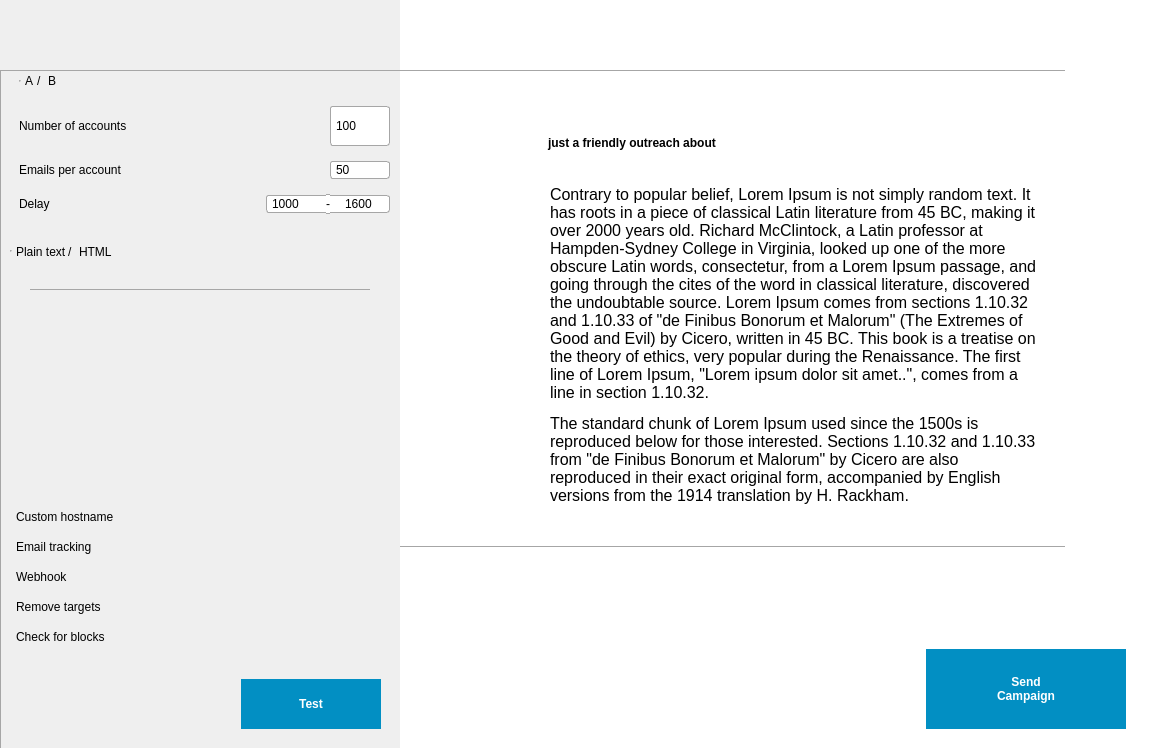
<?xml version="1.0" encoding="UTF-8"?>
<ui version="4.0">
 <class>CampaignScreen</class>
 <widget class="QWidget" name="CampaignScreen">
  <property name="geometry">
   <rect>
    <x>0</x>
    <y>0</y>
    <width>1176</width>
    <height>748</height>
   </rect>
  </property>
  <property name="windowTitle">
   <string>Form</string>
  </property>
  <property name="styleSheet">
   <string notr="true">QScrollBar::vertical
{
  background-color: transparent;
  border: none;
  width:16px;
   padding-top:15px;
}
QScrollBar::handle:vertical
{
  background-color: gray;
  border-radius: 3px;
  min-width: 12px;
  min-height: 16px;
  margin:5px;
}
QScrollBar::add-line:vertical
{
  height:0px;
  subcontrol-position: bottom;
}


QScrollBar::sub-line:vertical
{
  height: 0px;
  subcontrol-position: top;
}
QScrollBar::horizontal
{
  background-color: transparent;
  border: none;
  height:16px;
}
QScrollBar::handle:horizontal
{
  background-color: gray;
  border-radius: 3px;
  min-width: 12px;
  min-height: 16px;
  margin:5px;
}
QScrollBar::add-line:horizontal {
height: 0px;
}

QScrollBar::sub-line:horizontal {
height: 0px;
}

QScrollBar::add-page:horizontal, QScrollBar::sub-page:horizontal {
height: 0px;
}
QAbstractScrollArea::corner {
    background: transparent;
}</string>
  </property>
  <layout class="QHBoxLayout" name="horizontalLayout_11" stretch="0,3">
   <property name="spacing">
    <number>0</number>
   </property>
   <property name="leftMargin">
    <number>0</number>
   </property>
   <property name="topMargin">
    <number>0</number>
   </property>
   <property name="rightMargin">
    <number>0</number>
   </property>
   <property name="bottomMargin">
    <number>0</number>
   </property>
   <item>
    <widget class="QFrame" name="control_frame_wraper">
     <property name="minimumSize">
      <size>
       <width>400</width>
       <height>0</height>
      </size>
     </property>
     <property name="styleSheet">
      <string notr="true">#control_frame
{
border-width:1px;
border-style:solid;
border-left-color: #a6a6a6;
border-top-color: #a6a6a6;
border-right-color: transparent;
border-bottom-color: transparent;
}
QWidget
{
   background-color:transparent;
   color:black;
   border:none;
}
QLabel
{
	font: 18pt &quot;Raleway&quot;;
}
QSpinBox, QLineEdit
{
     font: 18pt &quot;Raleway&quot;;
     background-color: rgb(255, 255, 255);
     border:1px solid #a6a6a6;
     border-radius:3px;
    padding-left:3px;
}
QRadioButton::indicator, QCheckBox::indicator {
    width: 0px;
    height: 0px;
}
</string>
     </property>
     <property name="frameShape">
      <enum>QFrame::StyledPanel</enum>
     </property>
     <property name="frameShadow">
      <enum>QFrame::Raised</enum>
     </property>
     <layout class="QGridLayout" name="gridLayout_2">
      <property name="leftMargin">
       <number>0</number>
      </property>
      <property name="topMargin">
       <number>70</number>
      </property>
      <property name="rightMargin">
       <number>0</number>
      </property>
      <property name="bottomMargin">
       <number>0</number>
      </property>
      <property name="spacing">
       <number>0</number>
      </property>
      <item row="0" column="0">
       <widget class="QFrame" name="control_frame">
        <property name="styleSheet">
         <string notr="true"/>
        </property>
        <property name="frameShape">
         <enum>QFrame::NoFrame</enum>
        </property>
        <property name="frameShadow">
         <enum>QFrame::Raised</enum>
        </property>
        <layout class="QVBoxLayout" name="verticalLayout_3">
         <property name="spacing">
          <number>15</number>
         </property>
         <property name="topMargin">
          <number>0</number>
         </property>
         <item>
          <widget class="QFrame" name="ab_frame">
           <property name="styleSheet">
            <string notr="true"/>
           </property>
           <property name="frameShape">
            <enum>QFrame::NoFrame</enum>
           </property>
           <property name="frameShadow">
            <enum>QFrame::Raised</enum>
           </property>
           <layout class="QHBoxLayout" name="horizontalLayout_2">
            <property name="spacing">
             <number>0</number>
            </property>
            <property name="leftMargin">
             <number>9</number>
            </property>
            <property name="topMargin">
             <number>0</number>
            </property>
            <property name="rightMargin">
             <number>0</number>
            </property>
            <property name="bottomMargin">
             <number>0</number>
            </property>
            <item>
             <widget class="QRadioButton" name="a_radio_opt">
              <property name="sizePolicy">
               <sizepolicy hsizetype="Minimum" vsizetype="Preferred">
                <horstretch>0</horstretch>
                <verstretch>0</verstretch>
               </sizepolicy>
              </property>
              <property name="styleSheet">
               <string notr="true"/>
              </property>
              <property name="text">
               <string>A </string>
              </property>
              <property name="checked">
               <bool>true</bool>
              </property>
             </widget>
            </item>
            <item>
             <widget class="QLabel" name="label">
              <property name="sizePolicy">
               <sizepolicy hsizetype="Fixed" vsizetype="Preferred">
                <horstretch>0</horstretch>
                <verstretch>0</verstretch>
               </sizepolicy>
              </property>
              <property name="styleSheet">
               <string notr="true">font: 34pt &quot;Montserrat&quot;;</string>
              </property>
              <property name="text">
               <string>/</string>
              </property>
             </widget>
            </item>
            <item>
             <widget class="QRadioButton" name="b_radio_opt">
              <property name="sizePolicy">
               <sizepolicy hsizetype="Fixed" vsizetype="Fixed">
                <horstretch>0</horstretch>
                <verstretch>0</verstretch>
               </sizepolicy>
              </property>
              <property name="styleSheet">
               <string notr="true"/>
              </property>
              <property name="text">
               <string>B</string>
              </property>
             </widget>
            </item>
            <item>
             <spacer name="horizontalSpacer_2">
              <property name="orientation">
               <enum>Qt::Horizontal</enum>
              </property>
              <property name="sizeHint" stdset="0">
               <size>
                <width>40</width>
                <height>20</height>
               </size>
              </property>
             </spacer>
            </item>
           </layout>
          </widget>
         </item>
         <item>
          <layout class="QVBoxLayout" name="verticalLayout">
           <property name="spacing">
            <number>15</number>
           </property>
           <property name="leftMargin">
            <number>9</number>
           </property>
           <item>
            <layout class="QGridLayout" name="gridLayout" columnstretch="1,0">
             <property name="horizontalSpacing">
              <number>0</number>
             </property>
             <property name="verticalSpacing">
              <number>15</number>
             </property>
             <item row="0" column="0">
              <widget class="QLabel" name="label_2">
               <property name="text">
                <string>Number of accounts</string>
               </property>
              </widget>
             </item>
             <item row="0" column="1">
              <widget class="QSpinBox" name="number_of_accounts_spin">
               <property name="sizePolicy">
                <sizepolicy hsizetype="Expanding" vsizetype="Fixed">
                 <horstretch>0</horstretch>
                 <verstretch>0</verstretch>
                </sizepolicy>
               </property>
               <property name="minimumSize">
                <size>
                 <width>60</width>
                 <height>40</height>
                </size>
               </property>
               <property name="maximumSize">
                <size>
                 <width>60</width>
                 <height>16777215</height>
                </size>
               </property>
               <property name="frame">
                <bool>false</bool>
               </property>
               <property name="buttonSymbols">
                <enum>QAbstractSpinBox::NoButtons</enum>
               </property>
               <property name="minimum">
                <number>100</number>
               </property>
               <property name="maximum">
                <number>1000</number>
               </property>
              </widget>
             </item>
             <item row="1" column="0">
              <widget class="QLabel" name="label_3">
               <property name="text">
                <string>Emails per account</string>
               </property>
              </widget>
             </item>
             <item row="1" column="1">
              <widget class="QSpinBox" name="emails_per_account_spin">
               <property name="sizePolicy">
                <sizepolicy hsizetype="Fixed" vsizetype="Fixed">
                 <horstretch>0</horstretch>
                 <verstretch>0</verstretch>
                </sizepolicy>
               </property>
               <property name="minimumSize">
                <size>
                 <width>60</width>
                 <height>0</height>
                </size>
               </property>
               <property name="maximumSize">
                <size>
                 <width>60</width>
                 <height>16777215</height>
                </size>
               </property>
               <property name="frame">
                <bool>false</bool>
               </property>
               <property name="alignment">
                <set>Qt::AlignLeading|Qt::AlignLeft|Qt::AlignVCenter</set>
               </property>
               <property name="buttonSymbols">
                <enum>QAbstractSpinBox::NoButtons</enum>
               </property>
               <property name="minimum">
                <number>1</number>
               </property>
               <property name="maximum">
                <number>1000</number>
               </property>
               <property name="value">
                <number>50</number>
               </property>
              </widget>
             </item>
            </layout>
           </item>
           <item>
            <layout class="QHBoxLayout" name="horizontalLayout_4" stretch="1,0,0,0,0">
             <property name="spacing">
              <number>0</number>
             </property>
             <item>
              <widget class="QLabel" name="label_4">
               <property name="text">
                <string>Delay</string>
               </property>
              </widget>
             </item>
             <item>
              <spacer name="horizontalSpacer_3">
               <property name="orientation">
                <enum>Qt::Horizontal</enum>
               </property>
               <property name="sizeHint" stdset="0">
                <size>
                 <width>40</width>
                 <height>20</height>
                </size>
               </property>
              </spacer>
             </item>
             <item>
              <widget class="QLineEdit" name="delay_from">
               <property name="minimumSize">
                <size>
                 <width>60</width>
                 <height>0</height>
                </size>
               </property>
               <property name="maximumSize">
                <size>
                 <width>60</width>
                 <height>16777215</height>
                </size>
               </property>
               <property name="styleSheet">
                <string notr="true">border-right-color: rgb(255, 255, 255);
border-top-right-radius: 0px;
border-right-width:0px;
border-bottom-right-radius: 0px;
</string>
               </property>
               <property name="text">
                <string>1000</string>
               </property>
               <property name="maxLength">
                <number>4</number>
               </property>
              </widget>
             </item>
             <item>
              <widget class="QLabel" name="label_6">
               <property name="maximumSize">
                <size>
                 <width>15</width>
                 <height>16777215</height>
                </size>
               </property>
               <property name="styleSheet">
                <string notr="true">background-color: rgb(255, 255, 255);
border:1px solid #a6a6a6;
border-left-width:0px;
border-right-width:0px;</string>
               </property>
               <property name="text">
                <string>-</string>
               </property>
               <property name="alignment">
                <set>Qt::AlignCenter</set>
               </property>
              </widget>
             </item>
             <item>
              <widget class="QLineEdit" name="delay_to">
               <property name="sizePolicy">
                <sizepolicy hsizetype="Fixed" vsizetype="Fixed">
                 <horstretch>0</horstretch>
                 <verstretch>0</verstretch>
                </sizepolicy>
               </property>
               <property name="minimumSize">
                <size>
                 <width>60</width>
                 <height>0</height>
                </size>
               </property>
               <property name="maximumSize">
                <size>
                 <width>60</width>
                 <height>16777215</height>
                </size>
               </property>
               <property name="styleSheet">
                <string notr="true">border-left-width:0px;
border-top-left-radius: 0px;
border-bottom-left-radius: 0px;
padding-left:0px;


</string>
               </property>
               <property name="text">
                <string>1600</string>
               </property>
               <property name="maxLength">
                <number>4</number>
               </property>
               <property name="alignment">
                <set>Qt::AlignCenter</set>
               </property>
              </widget>
             </item>
            </layout>
           </item>
          </layout>
         </item>
         <item>
          <widget class="QFrame" name="ab_frame_2">
           <property name="styleSheet">
            <string notr="true">QRadioButton::indicator {
    width: 0px;
    height: 0px;
}</string>
           </property>
           <property name="frameShape">
            <enum>QFrame::NoFrame</enum>
           </property>
           <property name="frameShadow">
            <enum>QFrame::Raised</enum>
           </property>
           <layout class="QHBoxLayout" name="horizontalLayout_3">
            <property name="spacing">
             <number>0</number>
            </property>
            <property name="leftMargin">
             <number>0</number>
            </property>
            <property name="topMargin">
             <number>0</number>
            </property>
            <property name="rightMargin">
             <number>0</number>
            </property>
            <property name="bottomMargin">
             <number>0</number>
            </property>
            <item>
             <widget class="QRadioButton" name="plain_opt">
              <property name="sizePolicy">
               <sizepolicy hsizetype="Minimum" vsizetype="Preferred">
                <horstretch>0</horstretch>
                <verstretch>0</verstretch>
               </sizepolicy>
              </property>
              <property name="styleSheet">
               <string notr="true"/>
              </property>
              <property name="text">
               <string>Plain text</string>
              </property>
              <property name="checked">
               <bool>true</bool>
              </property>
             </widget>
            </item>
            <item>
             <widget class="QLabel" name="label_5">
              <property name="sizePolicy">
               <sizepolicy hsizetype="Fixed" vsizetype="Preferred">
                <horstretch>0</horstretch>
                <verstretch>0</verstretch>
               </sizepolicy>
              </property>
              <property name="styleSheet">
               <string notr="true">font: 34pt &quot;Montserrat&quot;;</string>
              </property>
              <property name="text">
               <string>/</string>
              </property>
             </widget>
            </item>
            <item>
             <widget class="QRadioButton" name="html_opt">
              <property name="sizePolicy">
               <sizepolicy hsizetype="Fixed" vsizetype="Fixed">
                <horstretch>0</horstretch>
                <verstretch>0</verstretch>
               </sizepolicy>
              </property>
              <property name="styleSheet">
               <string notr="true"/>
              </property>
              <property name="text">
               <string>HTML</string>
              </property>
             </widget>
            </item>
            <item>
             <spacer name="horizontalSpacer_4">
              <property name="orientation">
               <enum>Qt::Horizontal</enum>
              </property>
              <property name="sizeHint" stdset="0">
               <size>
                <width>40</width>
                <height>20</height>
               </size>
              </property>
             </spacer>
            </item>
            <item>
             <widget class="QPushButton" name="eye_icon_btn">
              <property name="minimumSize">
               <size>
                <width>45</width>
                <height>45</height>
               </size>
              </property>
              <property name="styleSheet">
               <string notr="true">QPushButton
{
	image: url(:/icons/icons/eye_inactive.png);
}
QPushButton:checked
{
	
	image: url(:/icons/icons/eye-1.svg 2.png);
}
</string>
              </property>
              <property name="text">
               <string/>
              </property>
              <property name="iconSize">
               <size>
                <width>45</width>
                <height>45</height>
               </size>
              </property>
              <property name="checkable">
               <bool>true</bool>
              </property>
             </widget>
            </item>
           </layout>
          </widget>
         </item>
         <item>
          <widget class="QFrame" name="line_frame">
           <property name="styleSheet">
            <string notr="true">QFrame
{
border-width:1px;
border-style:solid;
border-left-color: transparent;
border-top-color: #a6a6a6;
border-right-color: transparent;
border-bottom-color: transparent;
margin-right: 20px;
  margin-left: 20px;
}</string>
           </property>
           <property name="frameShape">
            <enum>QFrame::HLine</enum>
           </property>
           <property name="frameShadow">
            <enum>QFrame::Raised</enum>
           </property>
          </widget>
         </item>
         <item>
          <spacer name="verticalSpacer_2">
           <property name="orientation">
            <enum>Qt::Vertical</enum>
           </property>
           <property name="sizeHint" stdset="0">
            <size>
             <width>20</width>
             <height>65</height>
            </size>
           </property>
          </spacer>
         </item>
         <item>
          <widget class="QFrame" name="options_frame">
           <property name="frameShape">
            <enum>QFrame::StyledPanel</enum>
           </property>
           <property name="frameShadow">
            <enum>QFrame::Raised</enum>
           </property>
           <layout class="QVBoxLayout" name="verticalLayout_2">
            <property name="spacing">
             <number>15</number>
            </property>
            <property name="leftMargin">
             <number>0</number>
            </property>
            <property name="topMargin">
             <number>0</number>
            </property>
            <item>
             <widget class="QCheckBox" name="custom_host_name_check">
              <property name="styleSheet">
               <string notr="true"/>
              </property>
              <property name="text">
               <string>Custom hostname</string>
              </property>
             </widget>
            </item>
            <item>
             <widget class="QCheckBox" name="email_tracking_check">
              <property name="styleSheet">
               <string notr="true"/>
              </property>
              <property name="text">
               <string>Email tracking</string>
              </property>
             </widget>
            </item>
            <item>
             <widget class="QCheckBox" name="webhoo_check">
              <property name="styleSheet">
               <string notr="true"/>
              </property>
              <property name="text">
               <string>Webhook</string>
              </property>
             </widget>
            </item>
            <item>
             <widget class="QCheckBox" name="remove_targets_check">
              <property name="styleSheet">
               <string notr="true"/>
              </property>
              <property name="text">
               <string>Remove targets</string>
              </property>
             </widget>
            </item>
            <item>
             <widget class="QCheckBox" name="check_for_blocks_opt">
              <property name="styleSheet">
               <string notr="true"/>
              </property>
              <property name="text">
               <string>Check for blocks</string>
              </property>
             </widget>
            </item>
            <item>
             <spacer name="verticalSpacer">
              <property name="orientation">
               <enum>Qt::Vertical</enum>
              </property>
              <property name="sizeHint" stdset="0">
               <size>
                <width>20</width>
                <height>0</height>
               </size>
              </property>
             </spacer>
            </item>
            <item>
             <layout class="QHBoxLayout" name="horizontalLayout_5">
              <property name="topMargin">
               <number>20</number>
              </property>
              <item>
               <spacer name="horizontalSpacer">
                <property name="orientation">
                 <enum>Qt::Horizontal</enum>
                </property>
                <property name="sizeHint" stdset="0">
                 <size>
                  <width>40</width>
                  <height>20</height>
                 </size>
                </property>
               </spacer>
              </item>
              <item>
               <widget class="QPushButton" name="test_btn">
                <property name="sizePolicy">
                 <sizepolicy hsizetype="Preferred" vsizetype="Fixed">
                  <horstretch>0</horstretch>
                  <verstretch>0</verstretch>
                 </sizepolicy>
                </property>
                <property name="minimumSize">
                 <size>
                  <width>140</width>
                  <height>50</height>
                 </size>
                </property>
                <property name="maximumSize">
                 <size>
                  <width>16777215</width>
                  <height>16777215</height>
                 </size>
                </property>
                <property name="styleSheet">
                 <string notr="true">QPushButton
{
	background-color: #028fc3;
   color:white;
   border:none; 
	font: 16pt &quot;Raleway&quot;;
    font-weight:500;
}</string>
                </property>
                <property name="text">
                 <string>Test</string>
                </property>
               </widget>
              </item>
             </layout>
            </item>
           </layout>
          </widget>
         </item>
        </layout>
       </widget>
      </item>
     </layout>
    </widget>
   </item>
   <item>
    <widget class="QFrame" name="frame">
     <property name="styleSheet">
      <string notr="true">#mail_frame
{
border-width:1px;
border-style:solid;
border-left-color: transparent;
border-top-color: #a6a6a6;
border-right-color: transparent;
border-bottom-color:  #a6a6a6;

}
QWidget
{
	background-color: rgb(255, 255, 255);
    border:none;
}
QLineEdit
{
	font: 14pt &quot;Raleway&quot;;
   font-weight:500;
}
QTextEdit
{
     
	font: 12pt &quot;Raleway&quot;;
}</string>
     </property>
     <property name="frameShape">
      <enum>QFrame::StyledPanel</enum>
     </property>
     <property name="frameShadow">
      <enum>QFrame::Raised</enum>
     </property>
     <layout class="QVBoxLayout" name="verticalLayout_5" stretch="1,0,0">
      <property name="leftMargin">
       <number>0</number>
      </property>
      <property name="topMargin">
       <number>70</number>
      </property>
      <property name="rightMargin">
       <number>0</number>
      </property>
      <property name="bottomMargin">
       <number>10</number>
      </property>
      <item>
       <layout class="QHBoxLayout" name="horizontalLayout" stretch="6,1">
        <property name="spacing">
         <number>0</number>
        </property>
        <item>
         <widget class="QFrame" name="mail_frame">
          <property name="styleSheet">
           <string notr="true"/>
          </property>
          <property name="frameShape">
           <enum>QFrame::NoFrame</enum>
          </property>
          <property name="frameShadow">
           <enum>QFrame::Raised</enum>
          </property>
          <layout class="QVBoxLayout" name="verticalLayout_4" stretch="0,1">
           <property name="spacing">
            <number>30</number>
           </property>
           <property name="leftMargin">
            <number>20</number>
           </property>
           <property name="topMargin">
            <number>20</number>
           </property>
           <property name="rightMargin">
            <number>20</number>
           </property>
           <item>
            <layout class="QHBoxLayout" name="horizontalLayout_6" stretch="1,4">
             <property name="spacing">
              <number>0</number>
             </property>
             <property name="leftMargin">
              <number>0</number>
             </property>
             <property name="topMargin">
              <number>40</number>
             </property>
             <item>
              <spacer name="horizontalSpacer_10">
               <property name="orientation">
                <enum>Qt::Horizontal</enum>
               </property>
               <property name="sizeHint" stdset="0">
                <size>
                 <width>40</width>
                 <height>20</height>
                </size>
               </property>
              </spacer>
             </item>
             <item alignment="Qt::AlignBottom">
              <widget class="QLineEdit" name="lineEdit">
               <property name="text">
                <string>just a friendly outreach about</string>
               </property>
              </widget>
             </item>
            </layout>
           </item>
           <item>
            <layout class="QHBoxLayout" name="horizontalLayout_8" stretch="1,4">
             <property name="spacing">
              <number>0</number>
             </property>
             <item>
              <widget class="QFrame" name="frame_2">
               <property name="minimumSize">
                <size>
                 <width>80</width>
                 <height>0</height>
                </size>
               </property>
               <property name="maximumSize">
                <size>
                 <width>16777215</width>
                 <height>16777215</height>
                </size>
               </property>
               <property name="frameShape">
                <enum>QFrame::NoFrame</enum>
               </property>
               <property name="frameShadow">
                <enum>QFrame::Raised</enum>
               </property>
               <layout class="QVBoxLayout" name="verticalLayout_8">
                <property name="leftMargin">
                 <number>0</number>
                </property>
                <property name="topMargin">
                 <number>0</number>
                </property>
                <property name="rightMargin">
                 <number>0</number>
                </property>
                <property name="bottomMargin">
                 <number>0</number>
                </property>
                <item>
                 <layout class="QHBoxLayout" name="horizontalLayout_9">
                  <item>
                   <layout class="QVBoxLayout" name="verticalLayout_7">
                    <property name="spacing">
                     <number>15</number>
                    </property>
                    <item>
                     <widget class="QPushButton" name="inc_font_btn">
                      <property name="minimumSize">
                       <size>
                        <width>50</width>
                        <height>50</height>
                       </size>
                      </property>
                      <property name="maximumSize">
                       <size>
                        <width>50</width>
                        <height>50</height>
                       </size>
                      </property>
                      <property name="text">
                       <string/>
                      </property>
                      <property name="icon">
                       <iconset resource="../assets/app_resources.qrc">
                        <normaloff>:/icons/icons/+_sign.png</normaloff>:/icons/icons/+_sign.png</iconset>
                      </property>
                      <property name="iconSize">
                       <size>
                        <width>38</width>
                        <height>38</height>
                       </size>
                      </property>
                      <property name="autoRepeat">
                       <bool>true</bool>
                      </property>
                      <property name="flat">
                       <bool>true</bool>
                      </property>
                     </widget>
                    </item>
                    <item>
                     <widget class="QPushButton" name="dec_font_btn">
                      <property name="text">
                       <string/>
                      </property>
                      <property name="icon">
                       <iconset resource="../assets/app_resources.qrc">
                        <normaloff>:/icons/icons/-_sign.png</normaloff>:/icons/icons/-_sign.png</iconset>
                      </property>
                      <property name="iconSize">
                       <size>
                        <width>38</width>
                        <height>38</height>
                       </size>
                      </property>
                      <property name="flat">
                       <bool>true</bool>
                      </property>
                     </widget>
                    </item>
                   </layout>
                  </item>
                  <item>
                   <spacer name="horizontalSpacer_8">
                    <property name="orientation">
                     <enum>Qt::Horizontal</enum>
                    </property>
                    <property name="sizeHint" stdset="0">
                     <size>
                      <width>40</width>
                      <height>20</height>
                     </size>
                    </property>
                   </spacer>
                  </item>
                 </layout>
                </item>
                <item>
                 <spacer name="verticalSpacer_3">
                  <property name="orientation">
                   <enum>Qt::Vertical</enum>
                  </property>
                  <property name="sizeHint" stdset="0">
                   <size>
                    <width>20</width>
                    <height>173</height>
                   </size>
                  </property>
                 </spacer>
                </item>
               </layout>
              </widget>
             </item>
             <item>
              <widget class="QTextEdit" name="msg_to_send_editor">
               <property name="frameShape">
                <enum>QFrame::NoFrame</enum>
               </property>
               <property name="html">
                <string>&lt;!DOCTYPE HTML PUBLIC &quot;-//W3C//DTD HTML 4.0//EN&quot; &quot;http://www.w3.org/TR/REC-html40/strict.dtd&quot;&gt;
&lt;html&gt;&lt;head&gt;&lt;meta name=&quot;qrichtext&quot; content=&quot;1&quot; /&gt;&lt;style type=&quot;text/css&quot;&gt;
p, li { white-space: pre-wrap; }
&lt;/style&gt;&lt;/head&gt;&lt;body style=&quot; font-family:'Raleway'; font-size:12pt; font-weight:400; font-style:normal;&quot;&gt;
&lt;p style=&quot; margin-top:0px; margin-bottom:0px; margin-left:0px; margin-right:0px; -qt-block-indent:0; text-indent:0px;&quot;&gt;&lt;span style=&quot; font-family:'Open Sans,Arial,sans-serif'; font-weight:24; color:#000000; background-color:#ffffff;&quot;&gt;Contrary to popular belief, Lorem Ipsum is not simply random text. It has roots in a piece of classical Latin literature from 45 BC, making it over 2000 years old. Richard McClintock, a Latin professor at Hampden-Sydney College in Virginia, looked up one of the more obscure Latin words, consectetur, from a Lorem Ipsum passage, and going through the cites of the word in classical literature, discovered the undoubtable source. Lorem Ipsum comes from sections 1.10.32 and 1.10.33 of &amp;quot;de Finibus Bonorum et Malorum&amp;quot; (The Extremes of Good and Evil) by Cicero, written in 45 BC. This book is a treatise on the theory of ethics, very popular during the Renaissance. The first line of Lorem Ipsum, &amp;quot;Lorem ipsum dolor sit amet..&amp;quot;, comes from a line in section 1.10.32.&lt;/span&gt;&lt;/p&gt;
&lt;p style=&quot; margin-top:12px; margin-bottom:12px; margin-left:0px; margin-right:0px; -qt-block-indent:0; text-indent:0px;&quot;&gt;&lt;span style=&quot; font-family:'Open Sans,Arial,sans-serif'; font-weight:24; color:#000000; background-color:#ffffff;&quot;&gt;The standard chunk of Lorem Ipsum used since the 1500s is reproduced below for those interested. Sections 1.10.32 and 1.10.33 from &amp;quot;de Finibus Bonorum et Malorum&amp;quot; by Cicero are also reproduced in their exact original form, accompanied by English versions from the 1914 translation by H. Rackham.&lt;/span&gt;&lt;/p&gt;&lt;/body&gt;&lt;/html&gt;</string>
               </property>
              </widget>
             </item>
            </layout>
           </item>
          </layout>
         </widget>
        </item>
        <item>
         <spacer name="horizontalSpacer_9">
          <property name="orientation">
           <enum>Qt::Horizontal</enum>
          </property>
          <property name="sizeHint" stdset="0">
           <size>
            <width>40</width>
            <height>20</height>
           </size>
          </property>
         </spacer>
        </item>
       </layout>
      </item>
      <item>
       <layout class="QHBoxLayout" name="horizontalLayout_10" stretch="0,0">
        <property name="leftMargin">
         <number>35</number>
        </property>
        <item alignment="Qt::AlignTop">
         <widget class="QLabel" name="attach_lbl_link">
          <property name="minimumSize">
           <size>
            <width>34</width>
            <height>39</height>
           </size>
          </property>
          <property name="maximumSize">
           <size>
            <width>34</width>
            <height>39</height>
           </size>
          </property>
          <property name="text">
           <string/>
          </property>
          <property name="pixmap">
           <pixmap resource="../assets/app_resources.qrc">:/icons/icons/paperclip.svg.png</pixmap>
          </property>
          <property name="alignment">
           <set>Qt::AlignCenter</set>
          </property>
         </widget>
        </item>
        <item>
         <widget class="QScrollArea" name="scrollArea">
          <property name="minimumSize">
           <size>
            <width>0</width>
            <height>90</height>
           </size>
          </property>
          <property name="maximumSize">
           <size>
            <width>16777215</width>
            <height>16777215</height>
           </size>
          </property>
          <property name="frameShape">
           <enum>QFrame::NoFrame</enum>
          </property>
          <property name="verticalScrollBarPolicy">
           <enum>Qt::ScrollBarAlwaysOff</enum>
          </property>
          <property name="widgetResizable">
           <bool>true</bool>
          </property>
          <widget class="QWidget" name="scrollAreaWidgetContents">
           <property name="geometry">
            <rect>
             <x>0</x>
             <y>0</y>
             <width>699</width>
             <height>90</height>
            </rect>
           </property>
           <layout class="QHBoxLayout" name="attachment_layout">
            <property name="spacing">
             <number>0</number>
            </property>
            <property name="leftMargin">
             <number>0</number>
            </property>
            <property name="topMargin">
             <number>0</number>
            </property>
            <property name="rightMargin">
             <number>0</number>
            </property>
            <property name="bottomMargin">
             <number>0</number>
            </property>
            <item>
             <spacer name="horizontalSpacer_7">
              <property name="orientation">
               <enum>Qt::Horizontal</enum>
              </property>
              <property name="sizeHint" stdset="0">
               <size>
                <width>40</width>
                <height>20</height>
               </size>
              </property>
             </spacer>
            </item>
           </layout>
          </widget>
         </widget>
        </item>
       </layout>
      </item>
      <item>
       <layout class="QHBoxLayout" name="horizontalLayout_7" stretch="3,1">
        <property name="rightMargin">
         <number>50</number>
        </property>
        <property name="bottomMargin">
         <number>9</number>
        </property>
        <item>
         <spacer name="horizontalSpacer_6">
          <property name="orientation">
           <enum>Qt::Horizontal</enum>
          </property>
          <property name="sizeHint" stdset="0">
           <size>
            <width>40</width>
            <height>20</height>
           </size>
          </property>
         </spacer>
        </item>
        <item>
         <widget class="QPushButton" name="send_compaign_btn">
          <property name="sizePolicy">
           <sizepolicy hsizetype="Preferred" vsizetype="Fixed">
            <horstretch>0</horstretch>
            <verstretch>0</verstretch>
           </sizepolicy>
          </property>
          <property name="minimumSize">
           <size>
            <width>200</width>
            <height>80</height>
           </size>
          </property>
          <property name="maximumSize">
           <size>
            <width>16777215</width>
            <height>16777215</height>
           </size>
          </property>
          <property name="styleSheet">
           <string notr="true">QPushButton
{
	background-color: #028fc3;
   color:white;
   border:none; 
	font: 16pt &quot;Raleway&quot;;
    font-weight:500;
}</string>
          </property>
          <property name="text">
           <string>Send
Campaign</string>
          </property>
         </widget>
        </item>
       </layout>
      </item>
     </layout>
    </widget>
   </item>
  </layout>
 </widget>
 <resources>
  <include location="../assets/app_resources.qrc"/>
 </resources>
 <connections/>
</ui>
